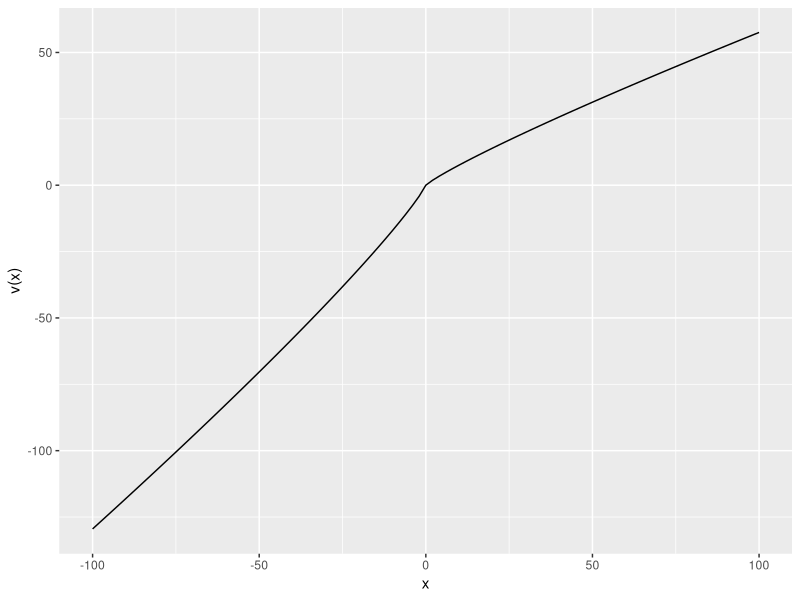
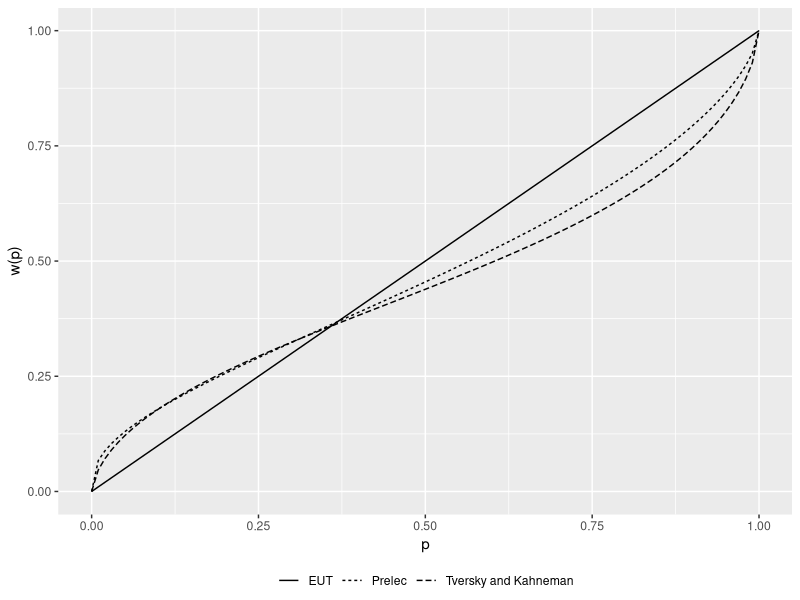

Here is the R script that generated these plots, in order:
require("tidyverse")

fig_dir <- "./plots/"

# v(x): a value function
alpha <- 0.88
lambda <- 2.25

g <- ggplot() +
  xlim(-100, 100) +
  geom_function(
    fun =
      function(x) ifelse(x >= 0, x^alpha, -lambda * (-x)^alpha)
  ) +
  xlab("x") +
  ylab("v(x)")

ggsave(
  filename = paste0(fig_dir, "v_x.pdf"), plot = g,
  device = cairo_pdf, width = 3.6, height = 2.7
)

# pi(p): a probability weighting function
g <- ggplot() +
  xlim(0, 1) +
  geom_function(aes(linetype = "Prelec"),
    fun = function(p) {
      alpha <- 0.65
      beta <- 1
      exp(-beta * (-log(p))^alpha)
    }
  ) +
  geom_function(aes(linetype = "Tversky and Kahneman"),
    fun = function(p) {
      delta <- 0.65
      p^delta / (p^delta + (1 - p)^delta)^(1 / delta)
    }
  ) +
  geom_function(aes(linetype = "EUT"),
    fun = function(p) p
  ) +
  xlab("p") +
  ylab("w(p)") +
  theme(
    legend.title = element_blank(),
    legend.key = element_blank(),
    legend.position = "bottom",
    legend.margin = margin(t = 0, unit = "cm")
  )

ggsave(
  filename = paste0(fig_dir, "w_p.pdf"), plot = g,
  device = cairo_pdf, width = 3.6, height = 3.2
)
